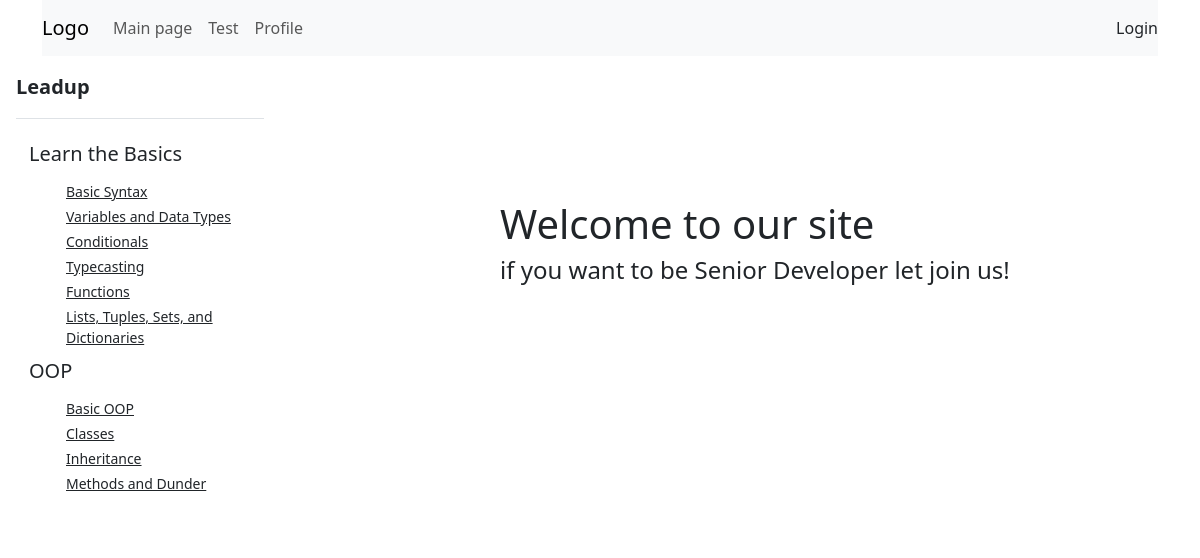
Page /python/ on the committed database.
### app/models.py (models this page shows, shortened)
class Chapter(models.Model):
    name = models.CharField(max_length=150)

class Page(models.Model):
    whichChapter = models.ForeignKey(Chapter, on_delete=models.CASCADE)
    name = models.CharField(max_length=150)
    slug=models.SlugField(max_length=250, null=True, blank=True)
    text = RichTextField(blank=True, null=True)
    def get_absolute_url(self):
        return reverse('view_news', kwargs={"pk": self.pk})

### app/views.py (the view)
# urls.py: path('python/', views.python, name="python"),
def python(request):
    a = Chapter.objects.all().prefetch_related('page_set')
    context = {'a':a}
    return render(request, "python.html", context)

### templates/python.html (shortened to what this page needs)
<!DOCTYPE html>
<html lang="en">
<head>
    <link href="https://cdn.jsdelivr.net/npm/bootstrap@5.3.0-alpha1/dist/css/bootstrap.min.css" rel="stylesheet">
</head>
<body>
<div class="container">
<nav class="navbar navbar-expand-lg navbar-light bg-light">
  <a class="navbar-brand" href="#">Logo</a>
  <div class="collapse navbar-collapse" id="navbarNav">
    <ul class="navbar-nav">
      <li class="nav-item active">
        <a class="nav-link" href="{% url 'main'%}">Main page</a>
      </li>
      <li class="nav-item active">
        <a class="nav-link" href="#">Test</a>
      </li>
      <li class="nav-item active">
        <a class="nav-link" href="#">Profile</a>
      </li>
    </ul>
  </div>
  <div class="nav-item active">
        <a class="nav-link" href="#">Login</a>
      </div>
</nav>
</div>
<div class="flex-shrink-0 p-3 bg-white" style="width: 280px;">
    <a href="/" class="d-flex align-items-center pb-3 mb-3 link-dark text-decoration-none border-bottom">
      <span class="fs-5 fw-semibold">Leadup</span>
    </a>
      <ul class="list-unstyled ps-0">
        {% for chapter in a %}
        <button class="btn btn-toggle align-items-center rounded" data-bs-toggle="collapse" data-bs-target="#home-collapse" aria-expanded="true">
            <h5>{{ chapter.name }}</h5>
        </button>
            {% for page in chapter.page_set.all %}
          <ul class="btn-toggle-nav list-unstyled fw-normal pb-1 small">
            <li><a href="{{ page.get_absolute_url }}" class="link-dark rounded">
              <div style="margin-left:50px;" class="ml-4">{{ page.name }}</div>
            </a></li>
          </ul>
            {% endfor %}
      {% endfor %}
    </ul>
  </div>
<DIV class="welcome">
  <H1>Welcome to our site</H1>
  <H4>if you want to be Senior Developer let join us!</H4>
</DIV>
</body>
</html>

### templates/python.html (style rules this page uses)
.welcome { position: absolute; left: 500px; top:200px; }

### rows in the picture
Chapter: name "Learn the Basics"
Page: name "Basic Syntax"
Page: name "Variables and Data Types"
Page: name "Conditionals"
Page: name "Typecasting"
Page: name "Functions"
Page: name "Lists, Tuples, Sets, and Dictionaries"
Chapter: name "OOP"
Page: name "Basic OOP"
Page: name "Classes"
Page: name "Inheritance"
Page: name "Methods and Dunder"
